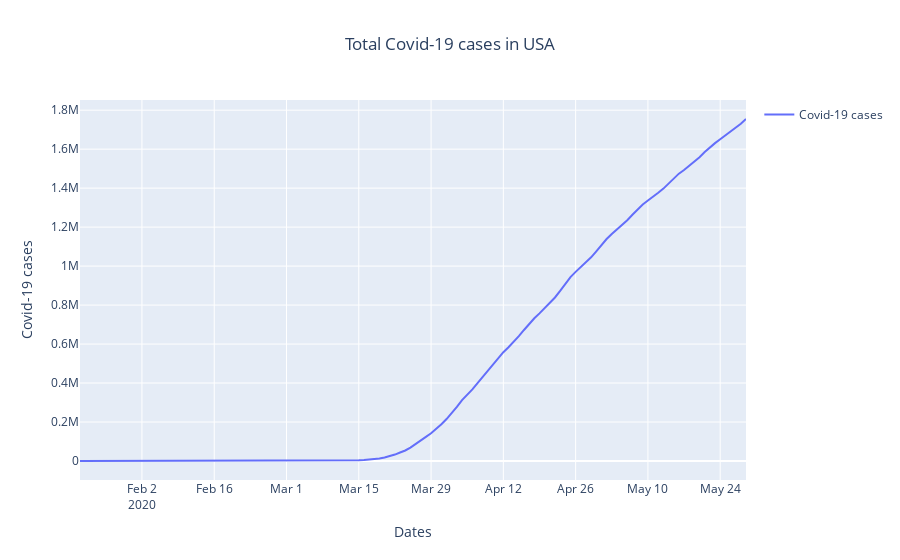

The cell this chart's notebook holds for it:
### Markdown cell above
# Deaths cases in USA

### Code cell
trace = go.Scatter(
    x = df['date'],
    y = df['cases'],
    name = 'Covid-19 cases',
    
    )

layout = go.Layout(
    title = 'Total Covid-19 cases in USA',
    title_x = 0.5,
    showlegend = True,
    xaxis = dict(title = 'Dates'),
    yaxis = dict(title = 'Covid-19 cases'),
    
    )

data = [trace]

fig = go.Figure(data = data,layout = layout)
iplot(fig)

### Figure 1 — Plotly figure (JSON) as saved in the notebook; plotly's stock layout.template omitted (floating-point values rounded to 4 significant figures; data arrays with more than 128 entries replaced by an {"elided": "..."} marker saying what was removed)
{"data": [{"name": "Covid-19 cases", "type": "scatter", "x": {"elided": "130 str values"}, "y": {"elided": "130 int values"}}], "layout": {"showlegend": true, "title": {"text": "Total Covid-19 cases in USA", "x": 0.5}, "xaxis": {"title": {"text": "Dates"}}, "yaxis": {"title": {"text": "Covid-19 cases"}}}}
